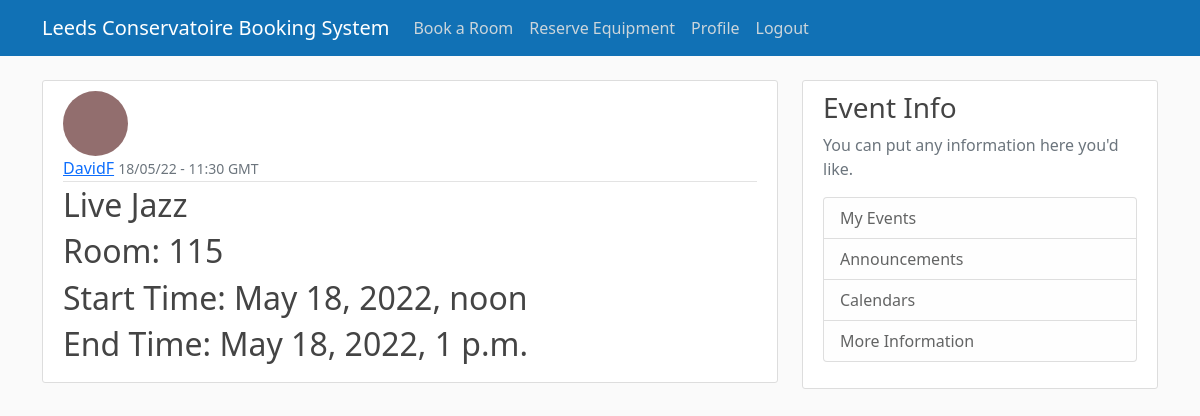
The page /event/11/ (signed in) on the database its author committed.
### bookingsystem/models.py (models this page shows, shortened)
class Event(models.Model):
    title = models.CharField(max_length=100)
    owner = models.ForeignKey(User, on_delete=models.CASCADE)
    timebooked = models.DateTimeField(auto_now_add=True)
    room = models.ForeignKey(
        'Room',
        null=True,
        on_delete=models.CASCADE
    )
    starttime = models.DateTimeField(null=True, blank=True)
    endtime = models.DateTimeField(null=True, blank=True)

class Room(models.Model):
    name = models.CharField(max_length=20)
    type = models.ForeignKey(
        'RoomType',
        null=True,
        on_delete=models.CASCADE
    )
    capacity = models.CharField(max_length=2)
    description = models.CharField(max_length=500, null=True, blank=True)
    def __str__(self):
        return self.name

### users/models.py (models this page shows, shortened)
class Profile(models.Model):
    user = models.OneToOneField(User, on_delete=models.CASCADE)
    image = models.ImageField(default='default.jpg', upload_to='profile_pics')

### bookingsystem/views.py (the view)
# urls.py: path('event/<int:pk>/', EventDetailView.as_view(), name='event-detail'),
class EventDetailView(LoginRequiredMixin, DetailView):
    model = Event

### bookingsystem/templates/bookingsystem/event_detail.html (shortened to what this page needs)
{% extends "base.html" %}
{% block content %}
    <article class="media content-section">
        <img class="rounded-circle article-img" src="{{ object.owner.profile.image.url }}">
        <div class="media-body">
            <div class="article-metadata">
                <a class="mr-2" href='#'>{{ object.owner }}</a>
                <small class="text-muted">{{ object.timebooked|date:"d/m/y - H:i e" }}</small>
            </div>
            <h2 class="article-title"> {{ object.title }}</h2>
            <h2 class="article-title"> Room: {{ object.room }}</h2>
            <h2 class="article-title"> Start Time: {{ object.starttime }}</h2>
            <h2 class="article-title"> End Time: {{ object.endtime }}</h2>
        </div>
    </article>
{% endblock content %}

### bookingsystem/static/main.css (style rules this page uses)
body { background: #fafafa; color: #333333; margin-top: 5rem; }
h1, h2, h3, h4, h5, h6 { color: #444444; }
.content-section { background: #ffffff; padding: 10px 20px; border: 1px solid #dddddd; border-radius: 3px; margin-bottom: 20px; }
.article-title { color: #444444; }
.article-img { height: 65px; width: 65px; margin-right: 16px; }
.article-metadata { padding-bottom: 1px; margin-bottom: 4px; border-bottom: 1px solid #e3e3e3 }

### rows shown on the page
Event: owner.profile.image (placeholder picture), owner "DavidF", timebooked "18/05/22 - 11:30 GMT", title "Live Jazz", room "115", starttime "May 18, 2022, noon", endtime "May 18, 2022, 1 p.m."
